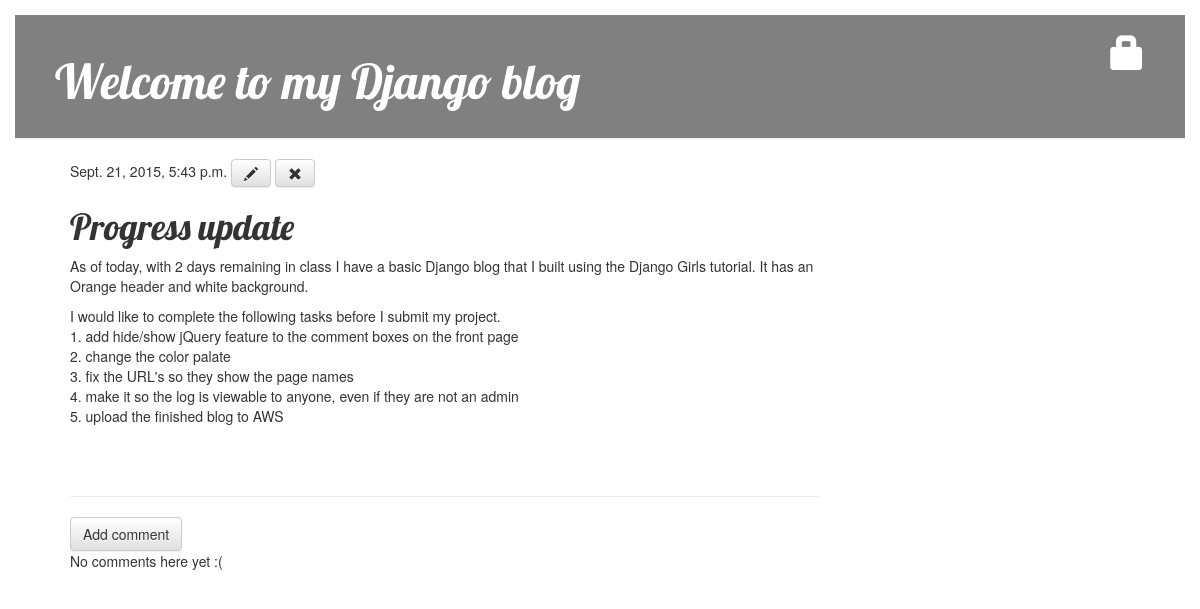
Before: /post/10/ with the older database file.
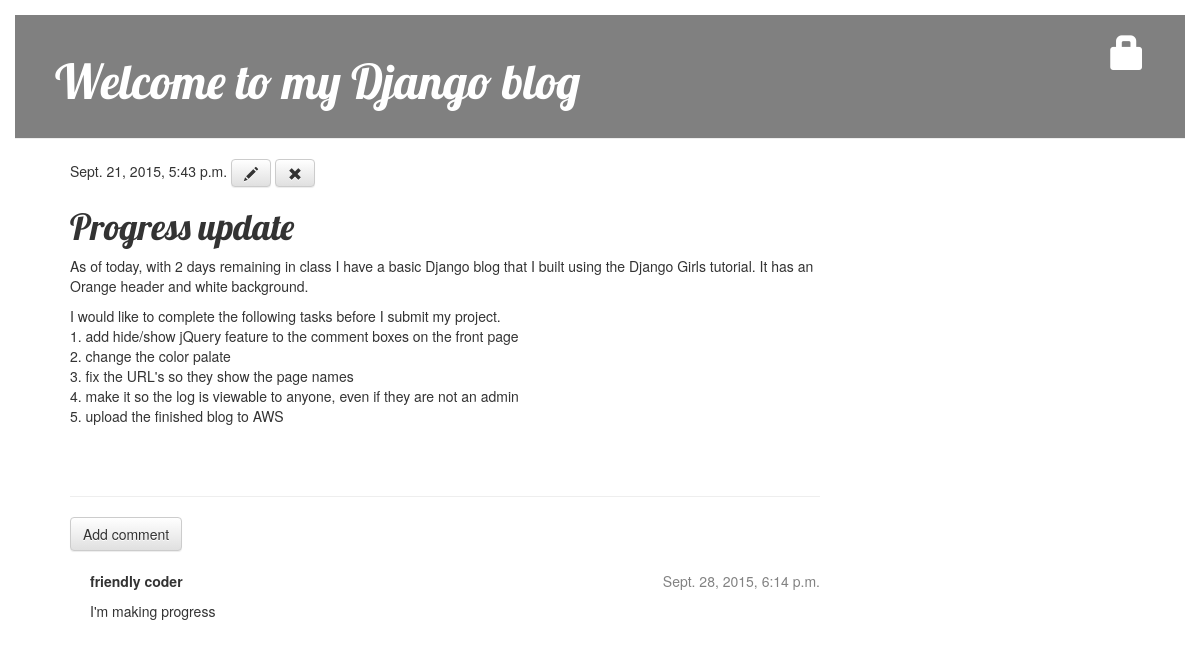
After: the same page with the newer database file.
### blog/models.py (models this page shows, shortened)
class Comment(models.Model):
    post = models.ForeignKey('blog.Post', related_name='comments')
    author = models.CharField(max_length=200)
    text = models.TextField()
    created_date = models.DateTimeField(default=timezone.now)
    approved_comment = models.BooleanField(default=False)

### blog/views.py (the view)
# urls.py: url(r'^post/(?P<pk>[0-9]+)/$', views.post_detail, name='post_detail'),
def post_detail(request, pk):
	post = get_object_or_404(Post, pk=pk)
	return render(request, 'blog/post_detail.html', {'post': post})

### blog/templates/blog/post_detail.html (shortened to what this page needs)
{% extends "blog/base.html" %}
{% block content %}
    <div class="post">
       {% if post.published_date %}
    {{ post.published_date }}
{% else %}
    <a class="btn btn-default" href="{% url "blog.views.post_publish" pk=post.pk %}">Publish</a>
{% endif %}
        <a class="btn btn-default" href="{% url "post_edit" pk=post.pk %}"><span class="glyphicon glyphicon-pencil"></span></a>
        <a class="btn btn-default" href="{% url "post_remove" pk=post.pk %}"><span class="glyphicon glyphicon-remove"></span></a>
        <h1>{{ post.title }}</h1>
        <p>{{ post.text|linebreaks }}</p>
    </div>
    <hr>
    <a class="btn btn-default" href="{% url "add_comment_to_post" pk=post.pk %}">Add comment</a>
{% for comment in post.comments.all %}
    {% if user.is_authenticated or comment.approved_comment %}
    <div class="comment">
        <div class="date">
            {{ comment.created_date }}
        </div>
        <strong>{{ comment.author }}</strong>
        <p>{{ comment.text|linebreaks }}</p>
    </div>
    {% endif %}
{% empty %}
    <p>No comments here yet :(</p>
{% endfor %}
{% endblock %}

Changed rows visible on the page:
added Comment: created_date "Sept. 28, 2015, 6:14 p.m.", author "friendly coder", text "I'm making progress"
Other visible differences:
text no longer shown: "No comments here yet :("
